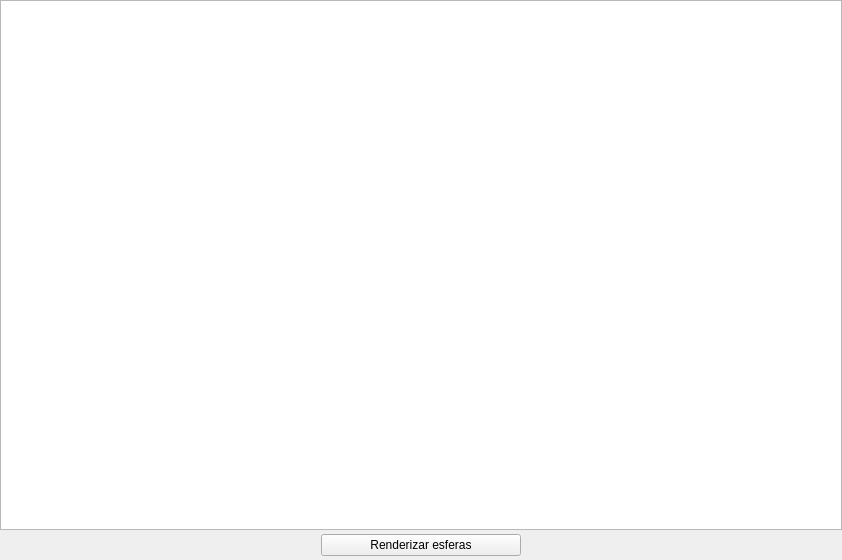
<?xml version="1.0" encoding="UTF-8"?>
<ui version="4.0">
 <class>MainWindow</class>
 <widget class="QMainWindow" name="MainWindow">
  <property name="geometry">
   <rect>
    <x>0</x>
    <y>0</y>
    <width>842</width>
    <height>560</height>
   </rect>
  </property>
  <property name="windowTitle">
   <string>MainWindow</string>
  </property>
  <widget class="QWidget" name="centralwidget">
   <layout class="QVBoxLayout" name="verticalLayout">
    <property name="spacing">
     <number>0</number>
    </property>
    <property name="leftMargin">
     <number>0</number>
    </property>
    <property name="topMargin">
     <number>0</number>
    </property>
    <property name="rightMargin">
     <number>0</number>
    </property>
    <property name="bottomMargin">
     <number>0</number>
    </property>
    <item>
     <widget class="GLViewWidget" name="graphicsView"/>
    </item>
    <item>
     <widget class="QFrame" name="frame">
      <property name="minimumSize">
       <size>
        <width>0</width>
        <height>30</height>
       </size>
      </property>
      <property name="maximumSize">
       <size>
        <width>16777215</width>
        <height>30</height>
       </size>
      </property>
      <property name="frameShape">
       <enum>QFrame::NoFrame</enum>
      </property>
      <property name="frameShadow">
       <enum>QFrame::Plain</enum>
      </property>
      <layout class="QHBoxLayout" name="horizontalLayout">
       <property name="spacing">
        <number>0</number>
       </property>
       <property name="leftMargin">
        <number>0</number>
       </property>
       <property name="topMargin">
        <number>0</number>
       </property>
       <property name="rightMargin">
        <number>0</number>
       </property>
       <property name="bottomMargin">
        <number>0</number>
       </property>
       <item>
        <widget class="QPushButton" name="change_marker_btn">
         <property name="minimumSize">
          <size>
           <width>200</width>
           <height>0</height>
          </size>
         </property>
         <property name="maximumSize">
          <size>
           <width>200</width>
           <height>16777215</height>
          </size>
         </property>
         <property name="text">
          <string>Renderizar esferas</string>
         </property>
        </widget>
       </item>
      </layout>
     </widget>
    </item>
   </layout>
  </widget>
 </widget>
 <customwidgets>
  <customwidget>
   <class>GLViewWidget</class>
   <extends>QGraphicsView</extends>
   <header>pyqtgraph.opengl</header>
  </customwidget>
 </customwidgets>
 <resources/>
 <connections/>
</ui>
